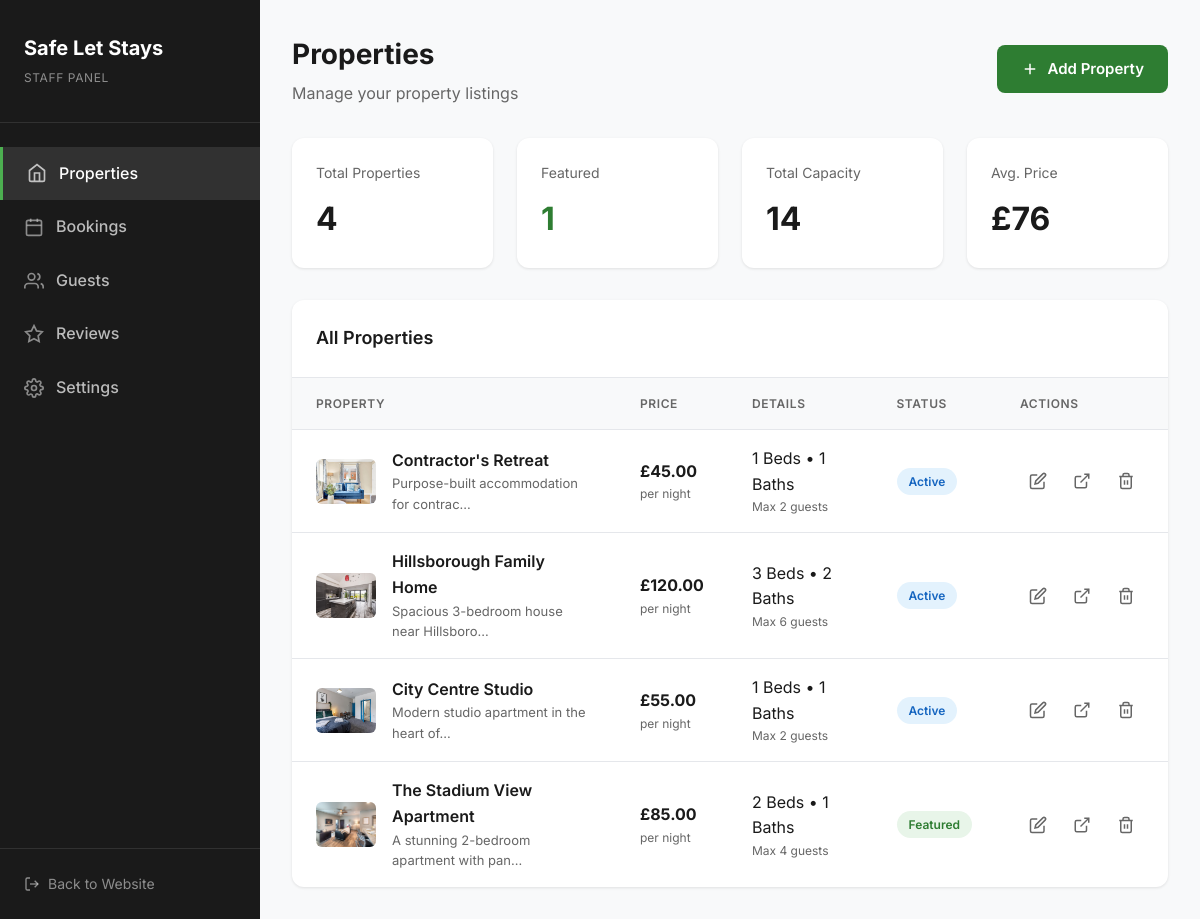
Page /staff/ on the committed database.
### yourapp/models.py (models this page shows, shortened)
class Property(models.Model):
    title = models.CharField(max_length=200)
    slug = models.SlugField(unique=True, blank=True)
    short_description = models.TextField(help_text="Displayed on cards")
    description = models.TextField(help_text="Full description for the property page")
    image = models.ImageField(upload_to='properties/', blank=True, null=True)
    price_from = models.DecimalField(max_digits=10, decimal_places=2)
    beds = models.IntegerField()
    baths = models.IntegerField()
    capacity = models.IntegerField(help_text="Maximum number of guests")
    parking = models.BooleanField(default=False)
    distance_to_stadium_mins = models.IntegerField(help_text="Minutes to stadium", default=0)
    tags = models.CharField(max_length=500, blank=True, help_text="Comma separated tags")
    keywords = models.TextField(blank=True, help_text="Keywords for search optimization")
    is_featured = models.BooleanField(default=False)
    created_at = models.DateTimeField(auto_now_add=True)
    updated_at = models.DateTimeField(auto_now=True)
    class Meta:
        verbose_name_plural = "Properties"

### yourapp/views.py (the view)
# urls.py: path('staff/', views.staff_panel_view, name='staff_panel'),
def staff_panel_view(request):
    from django.db.models import Avg, Sum
    properties = Property.objects.all().order_by('-created_at')
    featured_count = properties.filter(is_featured=True).count()
    total_capacity = properties.aggregate(total=Sum('capacity'))['total'] or 0
    avg_price = properties.aggregate(avg=Avg('price_from'))['avg']
    avg_price = round(avg_price) if avg_price else 0
    context = {
        'properties': properties,
        'featured_count': featured_count,
        'total_capacity': total_capacity,
        'avg_price': avg_price,
    }
    return render(request, 'staff/panel.html', context)

### templates/staff/panel.html (shortened to what this page needs)
{% load static %}
<!DOCTYPE html>
<html lang="en">
<head>
</head>
<body>
    <aside class="sidebar">
        <div class="sidebar__logo">
            <h2>Safe Let Stays</h2>
            <span>Staff Panel</span>
        </div>
        <ul class="sidebar__nav">
            <li>
                <a href="{% url 'staff_panel' %}" class="active">
                    <svg viewBox="0 0 24 24" fill="none" stroke="currentColor" stroke-width="2"><path d="M3 9l9-7 9 7v11a2 2 0 0 1-2 2H5a2 2 0 0 1-2-2z"/><polyline points="9 22 9 12 15 12 15 22"/></svg>
                    <span>Properties</span>
                </a>
            </li>
            <li>
                <a href="#">
                    <svg viewBox="0 0 24 24" fill="none" stroke="currentColor" stroke-width="2"><rect x="3" y="4" width="18" height="18" rx="2" ry="2"/><line x1="16" y1="2" x2="16" y2="6"/><line x1="8" y1="2" x2="8" y2="6"/><line x1="3" y1="10" x2="21" y2="10"/></svg>
                    <span>Bookings</span>
                </a>
            </li>
            <li>
                <a href="#">
                    <svg viewBox="0 0 24 24" fill="none" stroke="currentColor" stroke-width="2"><path d="M17 21v-2a4 4 0 0 0-4-4H5a4 4 0 0 0-4 4v2"/><circle cx="9" cy="7" r="4"/><path d="M23 21v-2a4 4 0 0 0-3-3.87"/><path d="M16 3.13a4 4 0 0 1 0 7.75"/></svg>
                    <span>Guests</span>
                </a>
            </li>
            <li>
                <a href="#">
                    <svg viewBox="0 0 24 24" fill="none" stroke="currentColor" stroke-width="2"><polygon points="12 2 15.09 8.26 22 9.27 17 14.14 18.18 21.02 12 17.77 5.82 21.02 7 14.14 2 9.27 8.91 8.26 12 2"/></svg>
                    <span>Reviews</span>
                </a>
            </li>
            <li>
                <a href="#">
                    <span>Settings</span>
                </a>
            </li>
        </ul>
        <div class="sidebar__footer">
            <a href="/">
                <svg width="16" height="16" viewBox="0 0 24 24" fill="none" stroke="currentColor" stroke-width="2"><path d="M9 21H5a2 2 0 0 1-2-2V5a2 2 0 0 1 2-2h4"/><polyline points="16 17 21 12 16 7"/><line x1="21" y1="12" x2="9" y2="12"/></svg>
                <span>Back to Website</span>
            </a>
        </div>
    </aside>
    <main class="main-content">
        <div class="page-header">
            <div>
                <h1>Properties</h1>
                <p>Manage your property listings</p>
            </div>
            <a href="{% url 'add_property' %}" class="btn btn--primary">
                <svg width="18" height="18" viewBox="0 0 24 24" fill="none" stroke="currentColor" stroke-width="2"><line x1="12" y1="5" x2="12" y2="19"/><line x1="5" y1="12" x2="19" y2="12"/></svg>
                Add Property
            </a>
        </div>
        <div class="stats-grid">
            <div class="stat-card">
                <div class="stat-card__label">Total Properties</div>
                <div class="stat-card__value">{{ properties|length }}</div>
            </div>
            <div class="stat-card">
                <div class="stat-card__label">Featured</div>
                <div class="stat-card__value text-primary">{{ featured_count|default:"0" }}</div>
            </div>
            <div class="stat-card">
                <div class="stat-card__label">Total Capacity</div>
                <div class="stat-card__value">{{ total_capacity|default:"0" }}</div>
            </div>
            <div class="stat-card">
                <div class="stat-card__label">Avg. Price</div>
                <div class="stat-card__value">£{{ avg_price|default:"0" }}</div>
            </div>
        </div>
        <div class="table-card">
            <div class="table-card__header">
                <h2>All Properties</h2>
            </div>
            {% if properties %}
            <table class="table">
                <thead>
                    <tr>
                        <th>Property</th>
                        <th>Price</th>
                        <th>Details</th>
                        <th>Status</th>
                        <th>Actions</th>
                    </tr>
                </thead>
                <tbody>
                    {% for property in properties %}
                    <tr>
                        <td>
                            <div class="table__property">
                                {% if property.image %}
                                <img src="{{ property.image.url }}" alt="{{ property.title }}" class="table__property-image">
                                {% endif %}
                                <div>
                                    <div class="table__property-title">{{ property.title }}</div>
                                    <div class="table__property-subtitle">{{ property.short_description|truncatechars:40 }}</div>
                                </div>
                            </div>
                        </td>
                        <td>
                            <strong>£{{ property.price_from }}</strong>
                            <div style="font-size: 0.75rem; color: var(--text-light);">per night</div>
                        </td>
                        <td>
                            <div>{{ property.beds }} Beds • {{ property.baths }} Baths</div>
                            <div style="font-size: 0.75rem; color: var(--text-light);">Max {{ property.capacity }} guests</div>
                        </td>
                        <td>
                            {% if property.is_featured %}
                            <span class="badge badge--success">Featured</span>
                            {% else %}
                            <span class="badge badge--info">Active</span>
                            {% endif %}
                        </td>
                        <td>
                            <div class="actions">
                                <a href="{% url 'edit_property' property.pk %}" class="action-btn" title="Edit">
                                    <svg width="18" height="18" viewBox="0 0 24 24" fill="none" stroke="currentColor" stroke-width="2"><path d="M11 4H4a2 2 0 0 0-2 2v14a2 2 0 0 0 2 2h14a2 2 0 0 0 2-2v-7"/><path d="M18.5 2.5a2.121 2.121 0 0 1 3 3L12 15l-4 1 1-4 9.5-9.5z"/></svg>
                                </a>
                                <a href="/properties/" target="_blank" class="action-btn" title="View on Site">
                                    <svg width="18" height="18" viewBox="0 0 24 24" fill="none" stroke="currentColor" stroke-width="2"><path d="M18 13v6a2 2 0 0 1-2 2H5a2 2 0 0 1-2-2V8a2 2 0 0 1 2-2h6"/><polyline points="15 3 21 3 21 9"/><line x1="10" y1="14" x2="21" y2="3"/></svg>
                                </a>
                                <a href="{% url 'delete_property' property.pk %}" class="action-btn action-btn--danger" title="Delete" onclick="return confirm('Are you sure you want to delete this property?');">
                                    <svg width="18" height="18" viewBox="0 0 24 24" fill="none" stroke="currentColor" stroke-width="2"><polyline points="3 6 5 6 21 6"/><path d="M19 6v14a2 2 0 0 1-2 2H7a2 2 0 0 1-2-2V6m3 0V4a2 2 0 0 1 2-2h4a2 2 0 0 1 2 2v2"/><line x1="10" y1="11" x2="10" y2="17"/><line x1="14" y1="11" x2="14" y2="17"/></svg>
                                </a>
                            </div>
                        </td>
                    </tr>
                    {% endfor %}
                </tbody>
            </table>
            {% endif %}
        </div>
    </main>
</body>
</html>

### templates/staff/panel.html (style rules this page uses)
:root { --primary: #2E7D32; --primary-dark: #1B5E20; --primary-light: #4CAF50; --danger: #dc3545; --danger-dark: #c82333; --text-main: #1a1a1a; --text-light: #666; --bg-light: #f8f9fa; --border: #e5e7eb; --white: #ffffff; }
* { box-sizing: border-box; margin: 0; padding: 0; }
body { font-family: 'Inter', -apple-system, BlinkMacSystemFont, sans-serif; background: var(--bg-light); color: var(--text-main); line-height: 1.6; min-height: 100vh; }
.sidebar { position: fixed; left: 0; top: 0; bottom: 0; width: 260px; background: var(--text-main); color: var(--white); padding: 2rem 0; overflow-y: auto; }
.sidebar__logo { padding: 0 1.5rem 2rem; border-bottom: 1px solid rgba(255,255,255,0.1); margin-bottom: 1.5rem; }
.sidebar__logo h2 { font-size: 1.25rem; font-weight: 700; color: var(--white); }
.sidebar__logo span { font-size: 0.75rem; color: rgba(255,255,255,0.5); text-transform: uppercase; letter-spacing: 0.05em; }
.sidebar__nav { list-style: none; }
.sidebar__nav li a { display: flex; align-items: center; gap: 0.75rem; padding: 0.875rem 1.5rem; color: rgba(255,255,255,0.7); text-decoration: none; font-weight: 500; transition: all 0.2s; }
.sidebar__nav li a:hover, .sidebar__nav li a.active { background: rgba(255,255,255,0.1); color: var(--white); }
.sidebar__nav li a.active { border-left: 3px solid var(--primary-light); }
.sidebar__nav li a svg { width: 20px; height: 20px; opacity: 0.7; }
.sidebar__footer { position: absolute; bottom: 0; left: 0; right: 0; padding: 1.5rem; border-top: 1px solid rgba(255,255,255,0.1); }
.sidebar__footer a { display: flex; align-items: center; gap: 0.5rem; color: rgba(255,255,255,0.5); text-decoration: none; font-size: 0.875rem; }
.main-content { margin-left: 260px; padding: 2rem; min-height: 100vh; }
.page-header { display: flex; justify-content: space-between; align-items: center; margin-bottom: 2rem; }
.page-header h1 { font-size: 1.75rem; font-weight: 700; color: var(--text-main); }
.page-header p { color: var(--text-light); margin-top: 0.25rem; }
.btn { display: inline-flex; align-items: center; gap: 0.5rem; padding: 0.75rem 1.5rem; border-radius: 8px; font-weight: 600; font-size: 0.9375rem; text-decoration: none; cursor: pointer; border: none; transition: all 0.2s; }
.btn--primary { background: var(--primary); color: var(--white); }
.stats-grid { display: grid; grid-template-columns: repeat(auto-fit, minmax(200px, 1fr)); gap: 1.5rem; margin-bottom: 2rem; }
.stat-card { background: var(--white); padding: 1.5rem; border-radius: 12px; box-shadow: 0 1px 3px rgba(0,0,0,0.1); }
.stat-card__label { font-size: 0.875rem; color: var(--text-light); margin-bottom: 0.5rem; }
.stat-card__value { font-size: 2rem; font-weight: 700; color: var(--text-main); }
.stat-card__value.text-primary { color: var(--primary); }
.table-card { background: var(--white); border-radius: 12px; box-shadow: 0 1px 3px rgba(0,0,0,0.1); overflow: hidden; }
.table-card__header { display: flex; justify-content: space-between; align-items: center; padding: 1.5rem; border-bottom: 1px solid var(--border); }
.table-card__header h2 { font-size: 1.125rem; font-weight: 600; }
.table { width: 100%; border-collapse: collapse; }
.table th, .table td { padding: 1rem 1.5rem; text-align: left; border-bottom: 1px solid var(--border); }
.table th { background: var(--bg-light); font-weight: 600; font-size: 0.75rem; text-transform: uppercase; letter-spacing: 0.05em; color: var(--text-light); }
.table tr:last-child td { border-bottom: none; }
.table__property { display: flex; align-items: center; gap: 1rem; }
.table__property-image { width: 60px; height: 45px; border-radius: 6px; object-fit: cover; background: var(--bg-light); }
.table__property-title { font-weight: 600; color: var(--text-main); }
.table__property-subtitle { font-size: 0.8125rem; color: var(--text-light); }
.badge { display: inline-block; padding: 0.25rem 0.75rem; border-radius: 50px; font-size: 0.75rem; font-weight: 600; }
.badge--success { background: #e8f5e9; color: #2e7d32; }
.badge--info { background: #e3f2fd; color: #1565c0; }
.actions { display: flex; gap: 0.5rem; }
.action-btn { width: 36px; height: 36px; display: inline-flex; align-items: center; justify-content: center; border-radius: 6px; color: var(--text-light); text-decoration: none; transition: all 0.2s; }

### rows in the picture
Property: image (picture), title "Contractor's Retreat", short_description "Purpose-built accommodation for contrac…", price_from "45.00", beds "1", baths "1", capacity "2", is_featured "Active"
Property: image (picture), title "Hillsborough Family Home", short_description "Spacious 3-bedroom house near Hillsboro…", price_from "120.00", beds "3", baths "2", capacity "6", is_featured "Active"
Property: image (picture), title "City Centre Studio", short_description "Modern studio apartment in the heart of…", price_from "55.00", beds "1", baths "1", capacity "2", is_featured "Active"
Property: image (picture), title "The Stadium View Apartment", short_description "A stunning 2-bedroom apartment with pan…", price_from "85.00", beds "2", baths "1", capacity "4", is_featured "Featured"

### other values in the picture
{{ properties|length }} "4"
{{ featured_count|default:"0" }} "1"
{{ total_capacity|default:"0" }} "14"
{{ avg_price|default:"0" }} "76"
